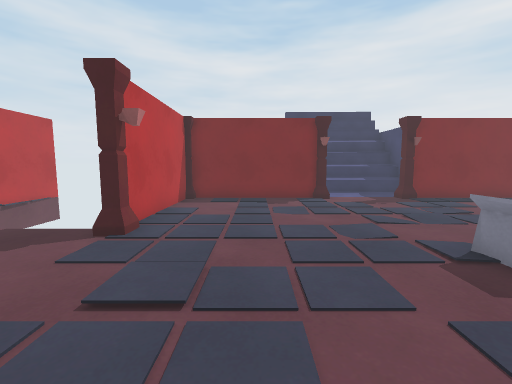
view 1 (above)

19 first-person views from a walk through a Unity game level. The camera is 1.2 m above the floor, tilts 6° down and sees 90° across. Doors are open. The floor is counted in squares, 1 m on a side. Each view is taken from the middle of a square. On the plan, view 1 faces up. The plan holds only what a view shows up to about 12 squares ahead; the rest is blank. The place goes on beyond the plan. The player is left out.

view 2
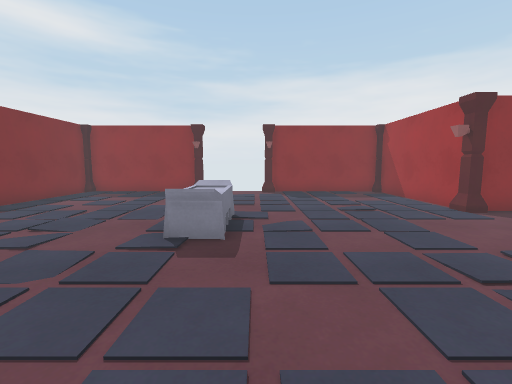

view 3
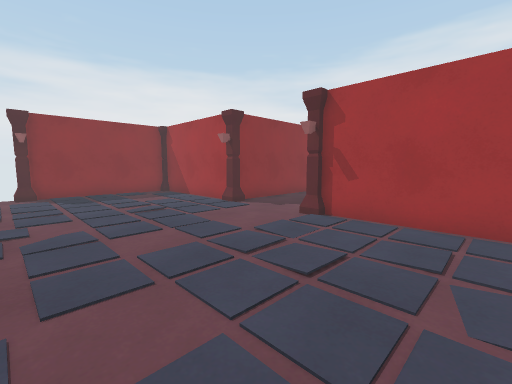

view 4
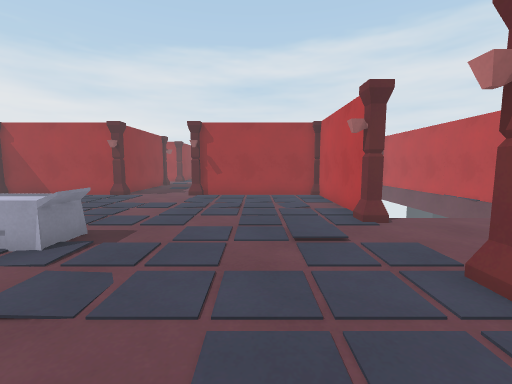

view 5
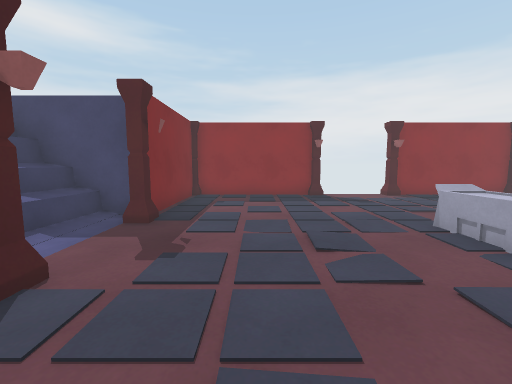

view 6
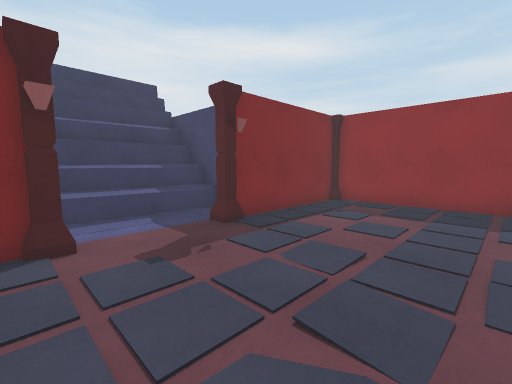

view 7
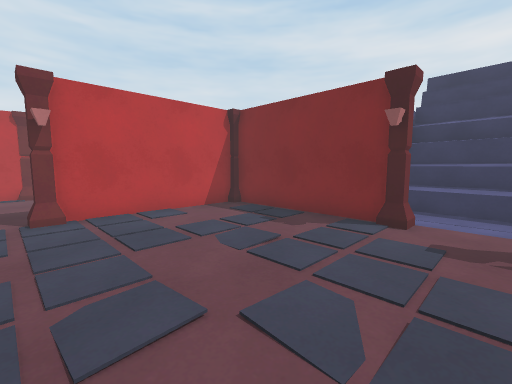

view 8
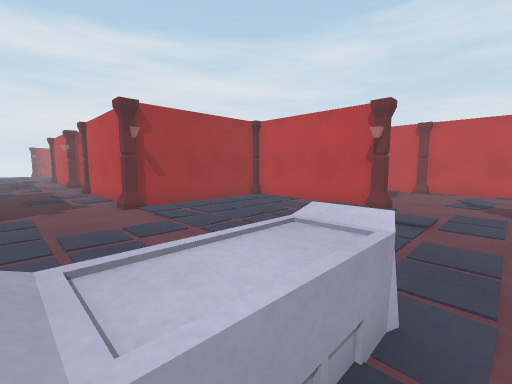

view 9
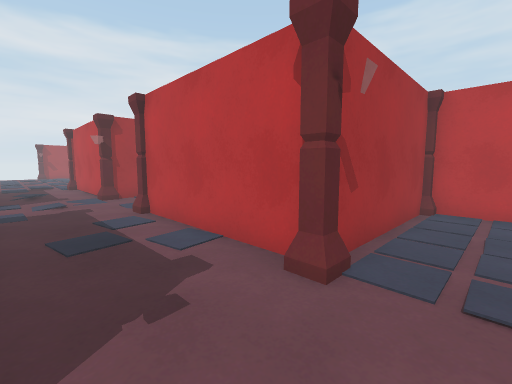

view 10
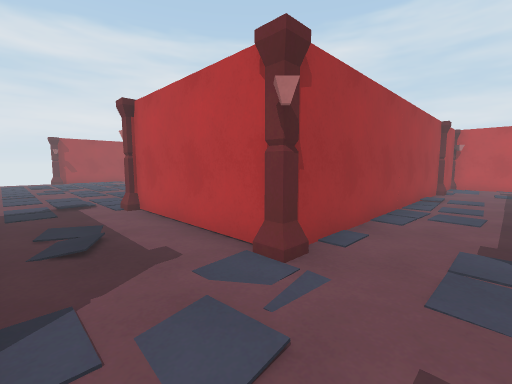

view 11
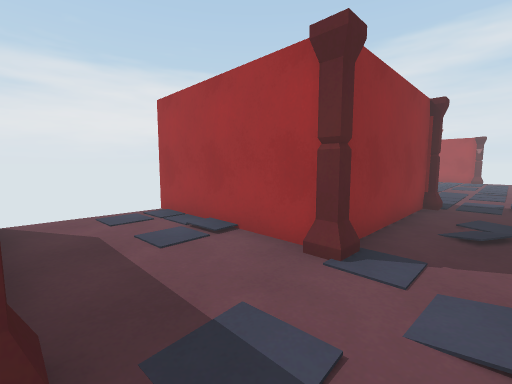

view 12
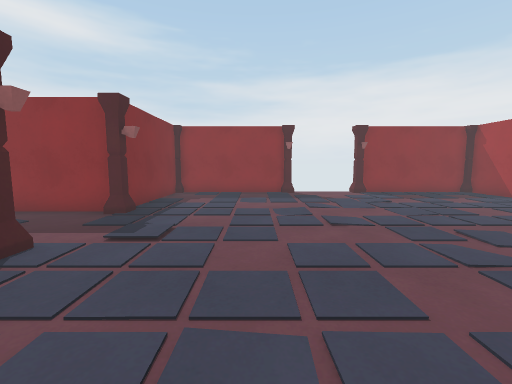

view 13
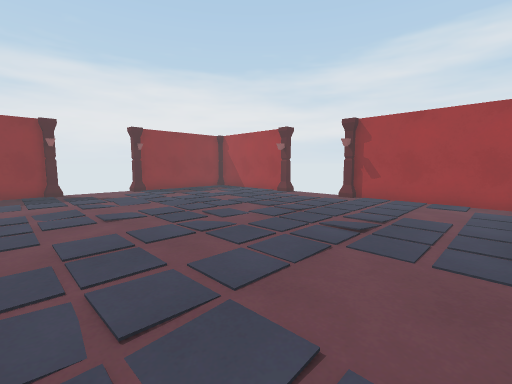

view 14
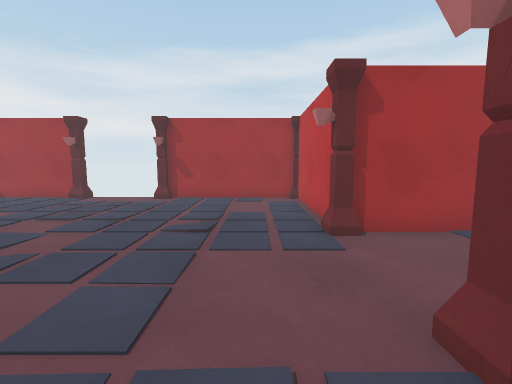

view 15
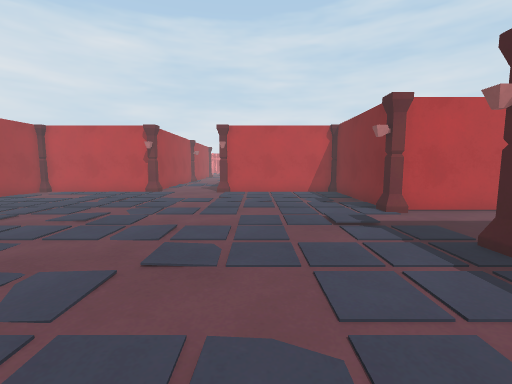

view 16
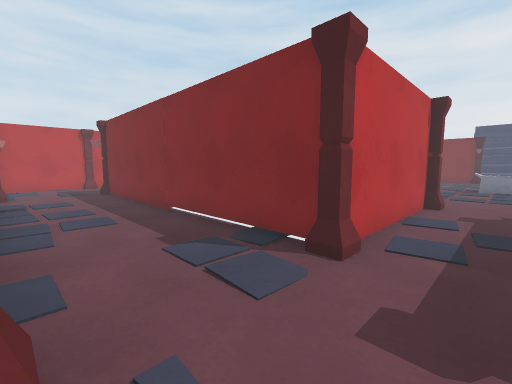

view 17
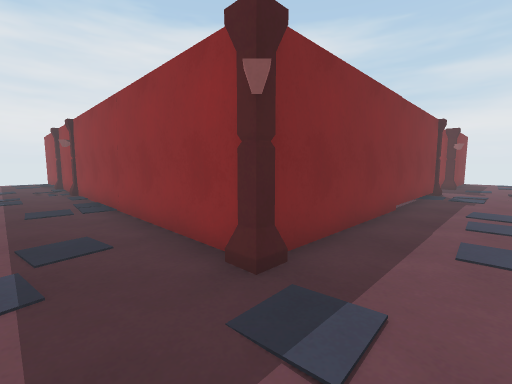

view 18
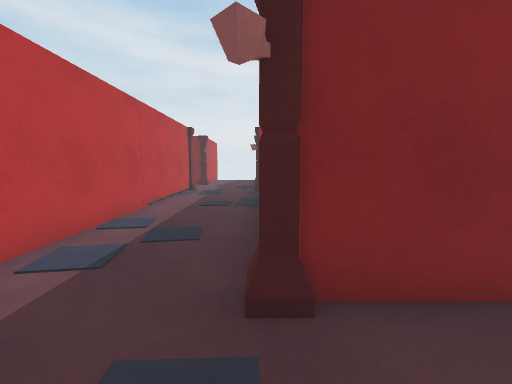

view 19
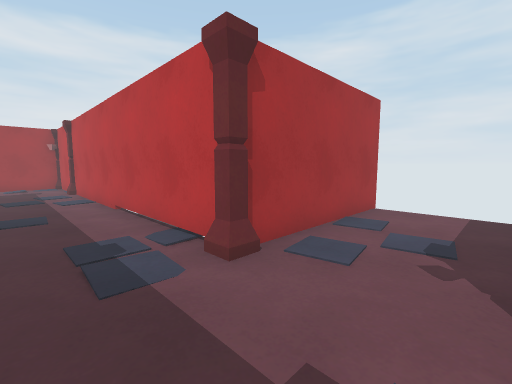

### Floor plan
Points are (right, up) in squares from view 1. A wall is a line through its corners. A room is listed if a view was taken in it or the views show most of it. See-through windows are left out.
Room 1 (views 1, 2, 3, 4, 5, 6, 7, 8, 9)
walls: (5.9, 9.4) (5.4, 9.4); (2.4, 9.6) (-2.6, 9.6) (-2.6, 4.8); (10.4, 4.3) (10.4, 4.9); (-2.4, 4.9) (-2.4, 4.4); (6.4, 10.1) (6.4, 13.6) (1.7, 13.5); (10.6, 4.6) (10.6, 9.6) (5.9, 9.6); (-2.4, 1.6) (-2.4, 1.1); (10.4, 1.1) (10.4, 1.6); (-2.6, 1.2) (-2.6, -3.6) (2.6, -3.6); (5.4, -3.4) (5.9, -3.4); (2.3, -3.4) (2.6, -3.4); (5.7, -3.6) (10.6, -3.6) (10.6, 1.4); (6.5, 12.9) (1.6, 13)
low walls: (3.2, 3.4) (3.2, 2.6) (4.8, 2.6) (4.8, 3.4); (4.2, 2.6) (2.8, 2.6) (2.8, 3.5) (5, 3.5); (3.1, 2.6) (3.1, 3.5); (4.9, 2.6) (4.4, 2.6); (3.5, 11) (2.2, 11); (6.5, 11.5) (5.5, 11.6); (6.5, 12.3) (1.8, 12.3)
ways out: open door at (4, -3.5) to room 2; open door at (-2.5, 3); open door at (10.5, 3)
Room 2 (views 10, 11, 16, 17, 18, 19)
walls: (-7.8, -9) (-7.8, 4); (-10, -12.1) (2.3, -12.1); (2.3, -8.9) (-8, -8.9); (2.3, -11.9) (2.3, -17.4); (2.6, -3.7) (2.3, -3.7) (2.3, -9.1); (5.5, -12.1) (11, -12.1); (5.7, -8) (5.7, -3.6); (5.7, -17.6) (5.7, -11.9); (-11.2, 1.3) (-11.2, -12); (-16.5, 1.3) (-11, 1.3)
low walls: (-7.5, -9.1) (-8, -9.1) (-8, -8.5); (2, -11.9) (2.3, -11.9); (2.3, -9.1) (2, -9.1); (5.7, -11.9) (6, -11.9); (-11, 1.3) (-11, 1)
ways out: open door at (4, -3.5) to room 1; open door at (4, -17.5) to room 3
Room 3 (views 12, 13, 14, 15)
walls: (10.4, -22.7) (10.4, -22.2); (2.6, -17.6) (2.1, -17.6); (5.4, -30.4) (5.9, -30.4); (-2.4, -25.5) (-2.4, -25.9); (-2.4, -22.2) (-2.4, -22.7); (2.1, -30.4) (2.8, -30.4); (5.9, -17.6) (5.4, -17.6); (10.4, -25.9) (10.4, -25.5); (-2.6, -25.6) (-2.6, -30.6) (2.4, -30.6); (10.6, -22.4) (10.6, -17.4) (6, -17.4); (5.7, -30.6) (10.6, -30.6) (10.6, -25.8); (2, -17.4) (-2.6, -17.4) (-2.6, -22.4)
ways out: open door at (4, -17.5) to room 2; open door at (-2.5, -24); open door at (4, -30.5); open door at (10.5, -24)

Where each view was taken, in squares from view 1:
view 1: 0 up, 0 right, facing up
view 2: 2 up, 1 left, facing right
view 3: 2 up, 1 left, facing down-right
view 4: 7 up, 0 right, facing down
view 5: 7 up, 0 right, facing right
view 6: 5 up, 2 right, facing up-right
view 7: 4 up, 4 right, facing up-left
view 8: 4 up, 5 right, facing down-left
view 9: 2 down, 5 right, facing down-left
view 10: 10 down, 5 right, facing down-left
view 11: 9 down, 4 right, facing down-right
view 12: 21 down, 1 left, facing right
view 13: 21 down, 2 left, facing down-right
view 14: 21 down, 1 left, facing down
view 15: 21 down, 9 right, facing left
view 16: 12 down, 4 right, facing up-left
view 17: 11 down, 10 left, facing up-right
view 18: 11 down, 8 left, facing up
view 19: 4 up, 9 left, facing down-left
